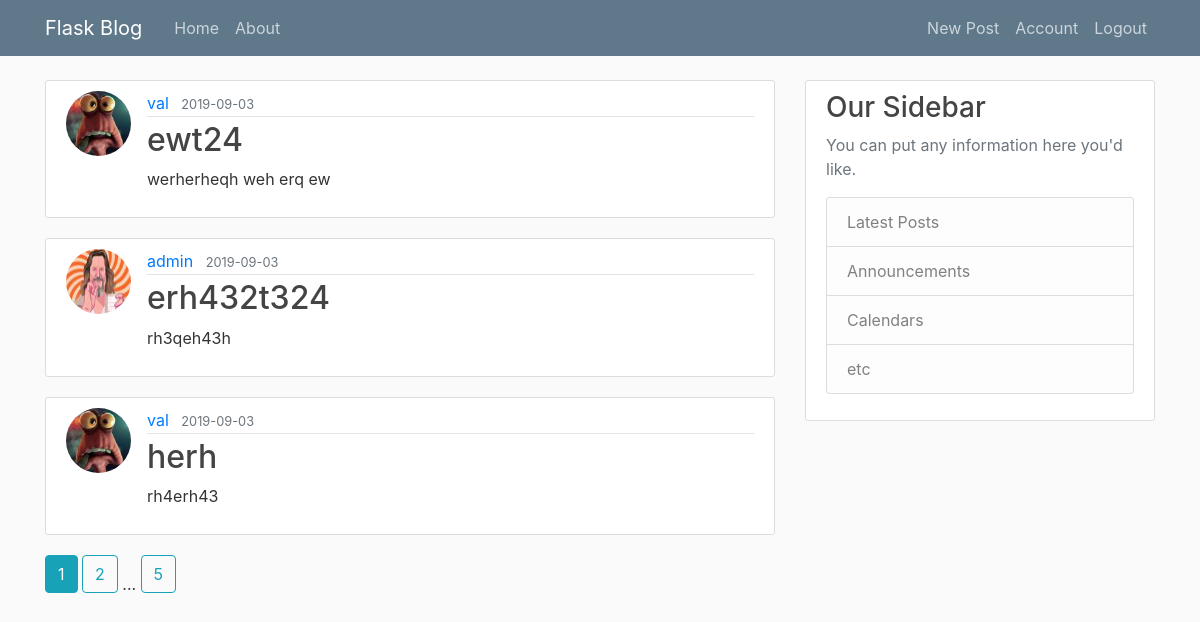
The app's page /home (signed in) with its own data.
### blog/models.py (models this page shows, shortened)
class Post(db.Model):
    id = db.Column(db.Integer, primary_key=True)
    title = db.Column(db.String(100), nullable=False)
    date_posted = db.Column(db.DateTime, nullable=False, default=datetime.utcnow)
    content = db.Column(db.Text, nullable=False)
    user_id = db.Column(db.Integer, db.ForeignKey('user.id'), nullable=False)

class User(db.Model, UserMixin):  # to enherite methods: is_authenticated, is_active, ...
    id = db.Column(db.Integer, primary_key=True)
    username = db.Column(db.String(20), unique=True, nullable=False)
    email = db.Column(db.String(120), unique=True, nullable=False)
    image_file = db.Column(db.String(20), nullable=False, default='dafault.jpeg')
    password = db.Column(db.String(20), nullable=False)
    posts = db.relationship('Post', backref='author', lazy=True)

### blog/routes.py (the view)
@app.route("/")
@app.route("/home")
def home():
    page = request.args.get('page', 1, type=int)
    posts = Post.query.order_by(Post.date_posted.desc()).paginate(page=page, per_page=3)
    return render_template('home.html', posts=posts)

### blog/models.py (called while the page is built)
@login_manager.user_loader
def load_user(user_id):
    return User.query.get(int(user_id))

### blog/templates/home.html
{% extends "layout.html" %}
{% block content %}
    {% for post in posts.items %}
    <article class="media content-section">
      <img src="{{ url_for('static', filename='profile_pics/' + post.author.image_file) }}" class="rounded-circle article-img">
      <div class="media-body">
        <div class="article-metadata">
          <a class="mr-2" href="{{ url_for('user_posts', username=post.author.username)}}">{{ post.author.username }}</a>
          <small class="text-muted">{{ post.date_posted.strftime('%Y-%m-%d') }}</small>
        </div>
        <h2><a class="article-title" href="{{ url_for('post', post_id=post.id)}}">{{ post.title }}</a></h2>
        <p class="article-content">{{ post.content }}</p>
      </div>
    </article>
    {% endfor %}
    {% for page_num in posts.iter_pages(left_edge=1, right_edge=1, left_current=1, right_current=2) %}
      {% if page_num %}
        {% if posts.page == page_num %}
          <a class="btn btn-info mb-4" href="{{ url_for('home', page=page_num) }}">{{ page_num }}</a>
        {% else %}
          <a class="btn btn-outline-info mb-4" href="{{ url_for('home', page=page_num) }}">{{ page_num }}</a>
        {% endif %}
      {% else %}
        ...
      {% endif %}
    {% endfor %}
{% endblock content %}

### blog/static/main.css (style rules this page uses)
body { background: #fafafa; color: #333333; margin-top: 5rem; }
h1, h2, h3, h4, h5, h6 { color: #444444; }
.content-section { background: #ffffff; padding: 10px 20px; border: 1px solid #dddddd; border-radius: 3px; margin-bottom: 20px; }
.article-title { color: #444444; }
.article-content { white-space: pre-line; }
.article-img { height: 65px; width: 65px; margin-right: 16px; }
.article-metadata { padding-bottom: 1px; margin-bottom: 4px; border-bottom: 1px solid #e3e3e3 }

### records on screen
Post: image_file (picture), author.username "val", date_posted "2019-09-03", title "ewt24", content "werherheqh weh erq ew"
Post: image_file (picture), author.username "admin", date_posted "2019-09-03", title "erh432t324", content "rh3qeh43h"
Post: image_file (picture), author.username "val", date_posted "2019-09-03", title "herh", content "rh4erh43"

### other values on screen
{{ page_num }} "1"
{{ page_num }} "2" "5"
